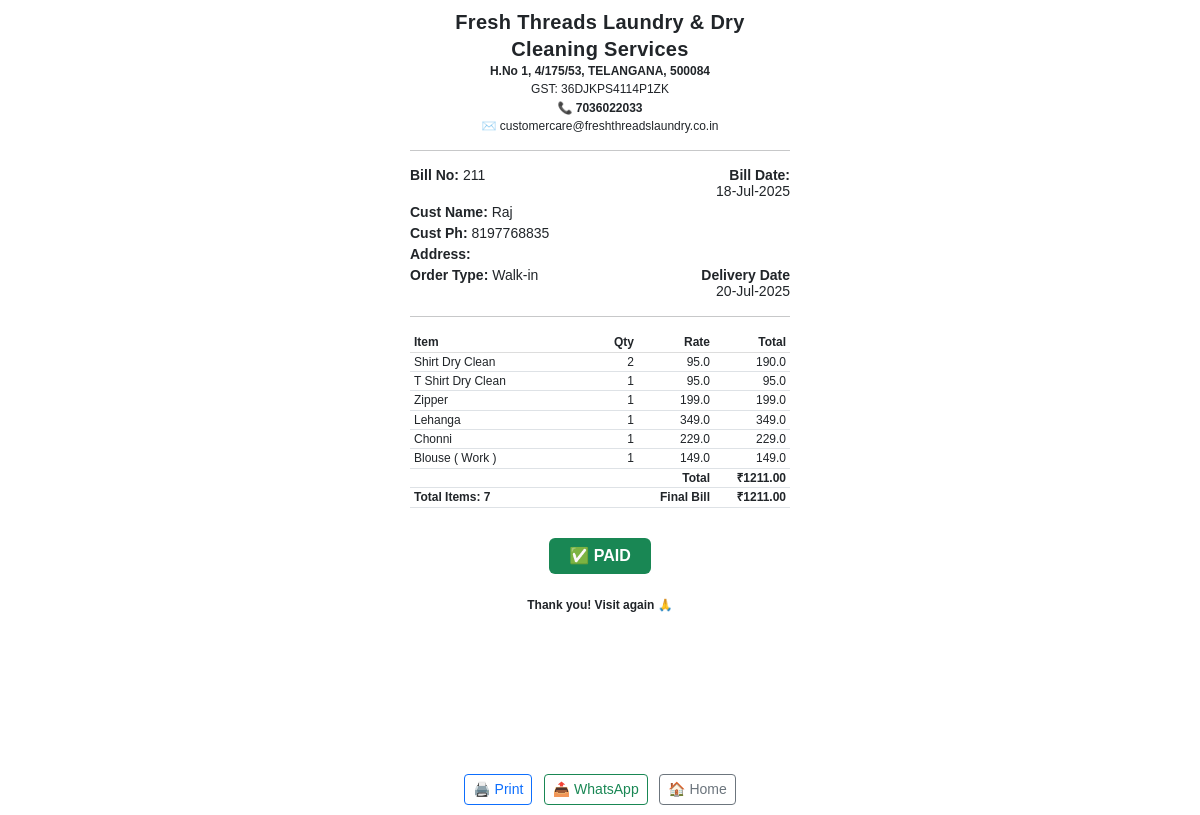
/bill/211 (signed in), run on the app's committed database.
### tables this page shows
CREATE TABLE bills (
    id INTEGER PRIMARY KEY AUTOINCREMENT,
    customer_id INTEGER NOT NULL,
    date TEXT DEFAULT CURRENT_TIMESTAMP,
    total REAL,
    pickup_date TEXT,
    pickup_time TEXT,
    delivery_date TEXT,
    dropoff_time TEXT,
    pickup_address TEXT, order_type TEXT DEFAULT 'Walk-in', discount_type TEXT DEFAULT 'Amount', discount_value REAL DEFAULT 0, advance_paid REAL DEFAULT 0, balance_amount REAL DEFAULT 0, void INTEGER DEFAULT 0,
    FOREIGN KEY (customer_id) REFERENCES customers(id)
);

CREATE TABLE customers (
    id INTEGER PRIMARY KEY AUTOINCREMENT,
    name TEXT NOT NULL,
    phone TEXT NOT NULL UNIQUE,
    email_address TEXT,
    address TEXT,
    customer_type TEXT
);

CREATE TABLE bill_items (
    id INTEGER PRIMARY KEY AUTOINCREMENT,
    bill_id INTEGER NOT NULL,
    service_id INTEGER,
    service_name TEXT NOT NULL,
    qty REAL NOT NULL,  -- ✅ now allows decimals
    rate REAL NOT NULL,
    total REAL NOT NULL, items INTEGER DEFAULT 1,
    FOREIGN KEY (bill_id) REFERENCES bills(id),
    FOREIGN KEY (service_id) REFERENCES services(id)
);

### app.py (the view)
@app.route("/bill/<int:bill_id>")
@login_required
def bill_view(bill_id):
    conn = sqlite3.connect(DB_PATH)
    conn.row_factory = sqlite3.Row
    cur = conn.cursor()
    cur.execute("""
        SELECT b.*, c.name AS customer_name, c.phone AS customer_phone
        FROM bills b
        JOIN customers c ON b.customer_id = c.id
        WHERE b.id = ?
    """, (bill_id,))
    row = cur.fetchone()
    cur.execute("SELECT * FROM bill_items WHERE bill_id = ?", (bill_id,))
    items = cur.fetchall()
    conn.close()
    if row is None:
        abort(404)
    bill = dict(row)
    try:
        dt = datetime.strptime(bill['date'], "%Y-%m-%d %H:%M:%S")
        bill['formatted_date'] = dt.strftime("%d-%b-%Y")
    except Exception:
        bill['formatted_date'] = bill['date']
    try:
        dt1 = datetime.strptime(bill['delivery_date'], "%Y-%m-%d")
        bill['formatted_due_date'] = dt1.strftime("%d-%b-%Y")
    except Exception:
        bill['formatted_due_date'] = bill['delivery_date']
    subtotal = sum(float(item['qty']) * float(item['rate']) for item in items)
    discount_value = float(bill['discount_value']) if bill.get('discount_value') else 0.0
    if bill.get('discount_type') == "%":
        discount_amount = subtotal * discount_value / 100
    else:
        discount_amount = discount_value
    final_total = subtotal - discount_amount
    qr_filename = f"qr_{bill_id}.png"
    qr_path = os.path.join("static/qr", qr_filename)
    generate_upi_qr("freshthreads0549@iob", "Fresh Threads Laundry", final_total, qr_path)
    conn = sqlite3.connect(DB_PATH)
    conn.row_factory = sqlite3.Row
    cur = conn.cursor()
    cur.execute("SELECT payment_status FROM bill_status WHERE bill_id = ?", (bill_id,))
    status = cur.fetchone()
    conn.close()
    bill["is_paid"] = status and status["payment_status"] == "Paid"
    return render_template(
        "invoice.html",
        bill=bill,
        items=items,
        qr_image=qr_filename,
        subtotal=subtotal,
        discount_amount=discount_amount,
        final_total=final_total,
    )

### app.py (called while the page is built)
def login_required(f):
    @wraps(f)
    def decorated_function(*args, **kwargs):
        if 'user' not in session:
            return redirect(url_for('login'))
        return f(*args, **kwargs)
    return decorated_function

def generate_upi_qr(upi_id, name, amount, qr_path):
    upi_url = f"upi://pay?pa={upi_id}&pn={name}&am={amount:.2f}&cu=INR"
    img = qrcode.make(upi_url)
    img.save(qr_path)

### templates/invoice.html (shortened to what this page needs)
<!DOCTYPE html>
<html>
<head>
    <link rel="stylesheet" href="https://cdn.jsdelivr.net/npm/bootstrap@5.3.0/dist/css/bootstrap.min.css">
</head>
<body>
    <div class="invoice-box">
        <div class="centered">
            <h2 class="shop-name">Fresh Threads Laundry & Dry</h2>
            <h2 class="shop-name">Cleaning Services</h2>
            <p class="mb-1"><strong>H.No 1, 4/175/53, TELANGANA, 500084</strong></p>
            <p class="mb-1">GST: 36DJKPS4114P1ZK</p>
            <p class="mb-1"><strong>📞 7036022033</strong></p>
            <p class="mb-1">✉️ customercare@freshthreadslaundry.co.in</p>
            <hr>
        </div>
        <div class="container px-0" style="font-size: 14px;">
            <div class="row mb-1">
                <div class="col-6"><strong>Bill No:</strong> {{ bill.id }}</div>
                <div class="col-6 text-end">
                    <div><strong>Bill Date:</strong></div>
                    <div>{{ bill.formatted_date }}</div>
                </div>
            </div>
            <div class="row mb-1">
                <div class="col-12"><strong>Cust Name:</strong> {{ bill.customer_name }}</div>
            </div>
            <div class="row mb-1">
                <div class="col-12"><strong>Cust Ph:</strong> {{ bill.customer_phone }}</div>
            </div>
            <div class="row mb-1">
                <div class="col-12"><strong>Address:</strong> {{ bill.pickup_address }}</div>
            </div>
            <div class="row mb-1">
                <div class="col-6"><strong>Order Type:</strong> {{ bill.order_type }}</div>
                <div class="col-6 text-end">
                    <div><strong>Delivery Date</strong></div>
                    <div>{{ bill.formatted_due_date }}</div>
                </div>
            </div>
        </div>
        <hr>
        <table class="table table-sm">
            <thead>
                <tr>
            <th style="width: 45%;">Item</th>
            <th class="text-right" style="width: 15%; white-space: nowrap;">Qty</th>
            <th class="text-right" style="width: 20%; white-space: nowrap;">Rate</th>
            <th class="text-right" style="width: 20%; white-space: nowrap;">Total</th>
                </tr>
            </thead>
            <tbody>
                {% for item in items %}
                <tr>
                    <td>{{ item.service_name }}</td>
                    <td class="text-right">{{ item.items }}</td>
<td class="text-right">{{ item.rate }}</td>
<td class="text-right">{{ item.total }}</td>
                </tr>
                {% endfor %}
            </tbody>
            <tfoot>
                <tr>
                    <td colspan="3" style="text-align: right;">Total</td>
                    <td style="text-align: right; white-space: nowrap;">₹{{ "%.2f"|format(subtotal) }}</td>
                </tr>
     <tr>
        <td colspan="2" style="font-weight: bold;">Total Items: {{ items | map(attribute='items') | sum }}</td>
        <td style="text-align: right;"><strong>Final Bill</strong></td>
        <td style="text-align: right; white-space: nowrap;"><strong>₹{{ "%.2f"|format(final_total) }}</strong></td>
    </tr>
            </tfoot>
        </table>
{% if bill.is_paid %}
<div style="text-align: center; margin-top: 30px;">
    <span class="badge bg-success" style="font-size: 16px; padding: 10px 20px;">✅ PAID</span>
</div>
{% elif qr_image %}
<div style="text-align: center; margin-top: 30px;">
    <!-- <p style="font-weight: bold;">Scan to Pay ₹{{ "%.2f"|format(final_total) }}</p>
    <img src="{{ url_for('static', filename='qr/' + qr_image) }}" alt="UPI QR Code" width="200"> -->
</div>
{% endif %}
 <div class="text-center mt-4">
    <p><strong>Thank you! Visit again 🙏</strong></p>
    <br><br><br><br><br><br><br><br><br>
</div>
<div class="screen-only text-center mt-3">
    <button id="printOnly" class="btn btn-sm btn-outline-primary">🖨️ Print</button>
    <button id="whatsappOnly" class="btn btn-sm btn-outline-success ms-2">📤 WhatsApp</button>
    <a href="/billing" class="btn btn-sm btn-outline-secondary ms-2">🏠 Home</a>
</div>
    </div>
</body>
</html>

### templates/invoice.html (style rules this page uses)
body { font-family: Arial, sans-serif; background: #fff; font-size: 12px; line-height: 1.2; }
.invoice-box { max-width: 400px; margin: auto; padding: 10px; font-size: 12px; }
.centered { text-align: center; }
.mb-1 { margin-bottom: 5px; }
.table td, .table th { padding: 2px 4px; vertical-align: top; font-size: 12px; white-space: nowrap; }
.table thead th { border-bottom: 1px solid #ddd; }
.table tfoot td { font-weight: bold; }
.shop-name { font-size: 20px !important; font-weight: 800 !important; margin-bottom: 3px; font-family: Arial, sans-serif; letter-spacing: 0.3px; }
.text-right { text-align: right; }

### data on the page
bills: id "211", order_type "Walk-in"
customers: customer_name "Raj", customer_phone "8197768835"
bill_items: service_name "Shirt Dry Clean", items "2", rate "95.0", total "190.0"
bill_items: service_name "T Shirt Dry Clean", items "1", rate "95.0", total "95.0"
bill_items: service_name "Zipper", items "1", rate "199.0", total "199.0"
bill_items: service_name "Lehanga", items "1", rate "349.0", total "349.0"
bill_items: service_name "Chonni", items "1", rate "229.0", total "229.0"
bill_items: service_name "Blouse ( Work )", items "1", rate "149.0", total "149.0"

### other printed values
{{ bill.formatted_date }} "18-Jul-2025"
{{ bill.formatted_due_date }} "20-Jul-2025"
{{ "%.2f"|format(subtotal) }} "1211.00"
{{ items | map(attribute='items') | sum }} "7"
{{ "%.2f"|format(final_total) }} "1211.00"
